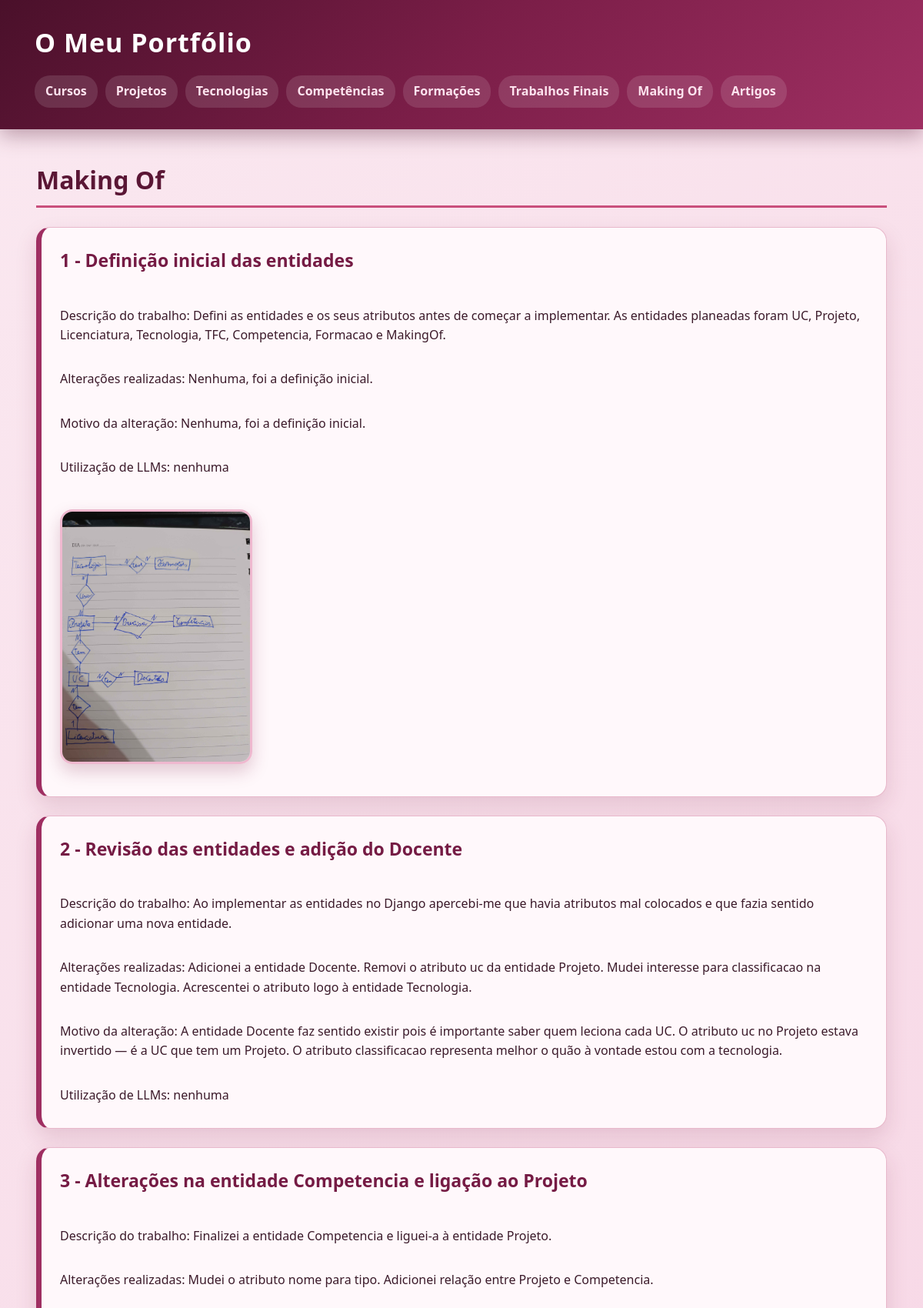
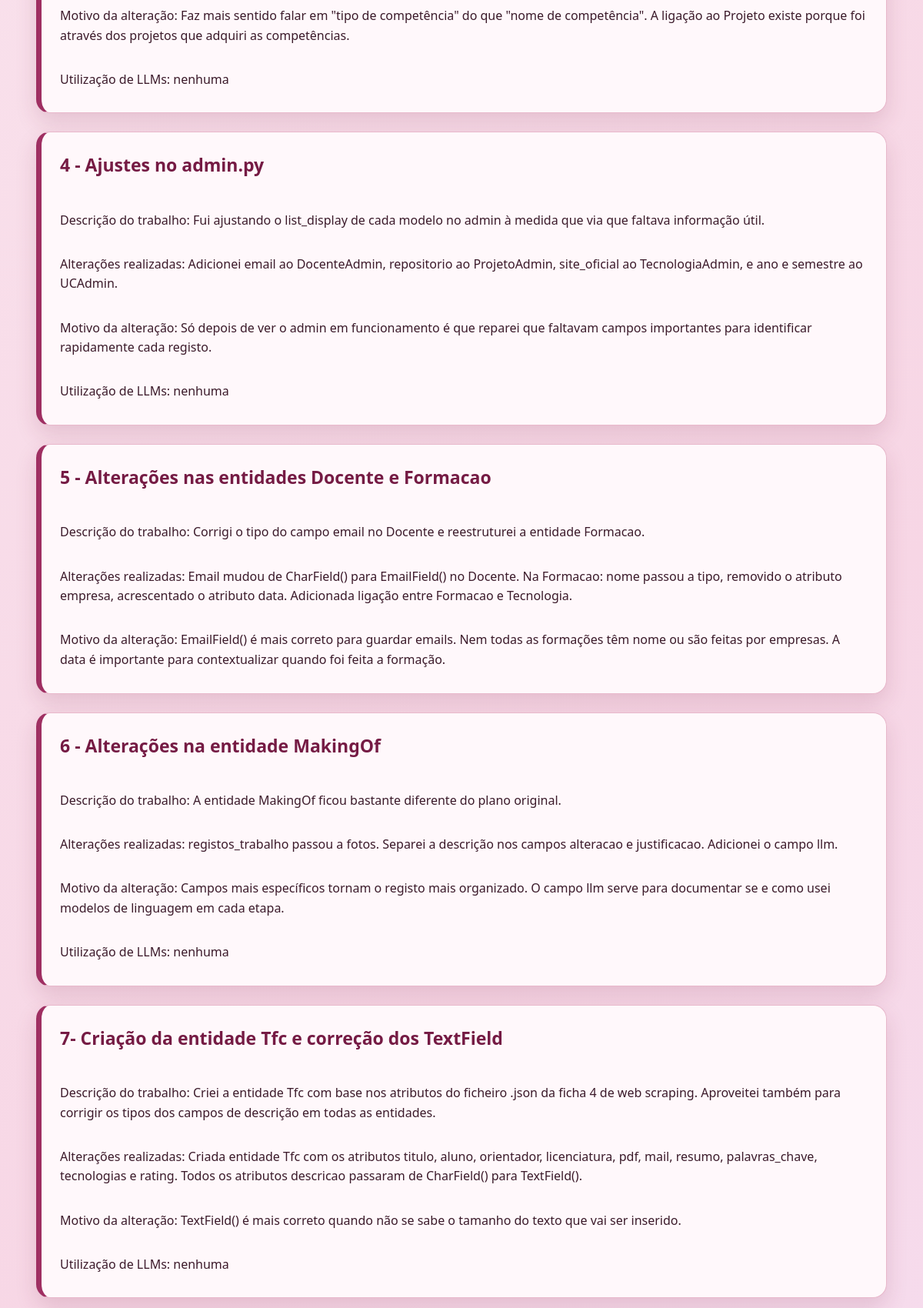
Page /makingof/ (upper part) on the committed database (2 pictures, top to bottom).
### portfolio/models.py (models this page shows, shortened)
class MakingOf(models.Model):
    titulo = models.CharField(max_length=100)
    descricao = models.TextField(blank=True)
    alteracao = models.TextField(blank=True)
    justificacao = models.TextField(blank=True)
    llm = models.CharField(max_length=500, blank=True)
    fotos = models.ImageField(upload_to="makingof_fotos/", blank=True)

### portfolio/views.py (the view)
# urls.py: path("makingof/", views.makingof_view, name="makingof"),
def makingof_view(request):
    makingofs = MakingOf.objects.all()
    context = {
        "makingofs": makingofs
    }
    return render(request, "portfolio/makingof.html", context)

### portfolio/templates/portfolio/makingof.html
{% extends "portfolio/base.html" %}
{% block content %}
<h2>Making Of</h2>
<section>
    {% for makingof in makingofs %}
        <article>
            <h3>{{ makingof.titulo }}</h3>
            {% if makingof.descricao %}
                <br>
                <p>Descrição do trabalho: {{ makingof.descricao }}</p>
            {% endif %}
            {% if makingof.alteracao %}
                <br>
                <p>Alterações realizadas: {{ makingof.alteracao }}</p>
            {% endif %}
            {% if makingof.justificacao %}
                <br>
                <p>Motivo da alteração: {{ makingof.justificacao }}</p>
            {% endif %}
            {% if makingof.llm %}
                <br>
                <p>Utilização de LLMs: {{ makingof.llm }}</p>
            {% endif %}
            {% if makingof.fotos %}
                <br>
                <img src="{{ makingof.fotos.url }}" alt="" width="250">
            {% endif %}
        </article>
    {% endfor %}
</section>
{% endblock %}

### portfolio/static/portfolio/styles.css (style rules this page uses)
* { box-sizing: border-box; margin: 0; padding: 0; }
body { font-family: "Segoe UI", Arial, sans-serif; background: linear-gradient(135deg, #fae8f0, #f7d6e5, #f3e8ff); color: #321122; min-height: 100vh; line-height: 1.6; }
h2 { color: #5a1635; font-size: 32px; margin-bottom: 25px; padding-bottom: 8px; border-bottom: 3px solid #c94f7c; }
h3 { color: #751b44; font-size: 23px; margin-bottom: 8px; }
section { margin-bottom: 35px; }
section > article { background: #fff8fb; border: 1px solid #e8b8cb; border-left: 7px solid #9f2f62; border-radius: 18px; padding: 24px; margin-bottom: 24px; box-shadow: 0 12px 28px rgba(122, 31, 69, 0.15); transition: 0.25s; }
p { margin-bottom: 6px; color: #3b1a2a; }
img { border-radius: 16px; border: 3px solid #efb8cf; box-shadow: 0 10px 22px rgba(122, 31, 69, 0.22); margin-top: 10px; margin-bottom: 10px; }
section h3 { margin-bottom: 15px; }

### rows in the picture
MakingOf: titulo "1 - Definição inicial das entidades", descricao "Defini as entidades e os seus atributos antes de começar a implementar. As entidades planeadas foram UC, Projeto, Licenciatura, Tecnologia, TFC, Competencia, Formacao e MakingOf.", alteracao "Nenhuma, foi a definição inicial.", justificacao "Nenhuma, foi a definição inicial.", llm "nenhuma", fotos (picture)
MakingOf: titulo "2 - Revisão das entidades e adição do Docente", descricao "Ao implementar as entidades no Django apercebi-me que havia atributos mal colocados e que fazia sentido adicionar uma nova entidade.", alteracao "Adicionei a entidade Docente. Removi o atributo uc da entidade Projeto. Mudei interesse para classificacao na entidade Tecnologia. Acrescentei o atributo logo à entidade Tecnologia.", justificacao "A entidade Docente faz sentido existir pois é importante saber quem leciona cada UC. O atributo uc no Projeto estava invertido — é a UC que tem um Projeto. O atributo classificacao representa melhor o quão à vontade estou com a tecnologia.", llm "nenhuma"
MakingOf: titulo "3 - Alterações na entidade Competencia e ligação ao Projeto", descricao "Finalizei a entidade Competencia e liguei-a à entidade Projeto.", alteracao "Mudei o atributo nome para tipo. Adicionei relação entre Projeto e Competencia.", justificacao "Faz mais sentido falar em \"tipo de competência\" do que \"nome de competência\". A ligação ao Projeto existe porque foi através dos projetos que adquiri as competências.", llm "nenhuma"
MakingOf: titulo "4 - Ajustes no admin.py", descricao "Fui ajustando o list_display de cada modelo no admin à medida que via que faltava informação útil.", alteracao "Adicionei email ao DocenteAdmin, repositorio ao ProjetoAdmin, site_oficial ao TecnologiaAdmin, e ano e semestre ao UCAdmin.", justificacao "Só depois de ver o admin em funcionamento é que reparei que faltavam campos importantes para identificar rapidamente cada registo.", llm "nenhuma"
MakingOf: titulo "5 - Alterações nas entidades Docente e Formacao", descricao "Corrigi o tipo do campo email no Docente e reestruturei a entidade Formacao.", alteracao "Email mudou de CharField() para EmailField() no Docente. Na Formacao: nome passou a tipo, removido o atributo empresa, acrescentado o atributo data. Adicionada ligação entre Formacao e Tecnologia.", justificacao "EmailField() é mais correto para guardar emails. Nem todas as formações têm nome ou são feitas por empresas. A data é importante para contextualizar quando foi feita a formação."
MakingOf: titulo "6 - Alterações na entidade MakingOf", descricao "A entidade MakingOf ficou bastante diferente do plano original.", alteracao "registos_trabalho passou a fotos. Separei a descrição nos campos alteracao e justificacao. Adicionei o campo llm.", justificacao "Campos mais específicos tornam o registo mais organizado. O campo llm serve para documentar se e como usei modelos de linguagem em cada etapa.", llm "nenhuma"
MakingOf: titulo "7- Criação da entidade Tfc e correção dos TextField", descricao "Criei a entidade Tfc com base nos atributos do ficheiro .json da ficha 4 de web scraping. Aproveitei também para corrigir os tipos dos campos de descrição em todas as entidades.", alteracao "Criada entidade Tfc com os atributos titulo, aluno, orientador, licenciatura, pdf, mail, resumo, palavras_chave, tecnologias e rating. Todos os atributos descricao passaram de CharField() para TextField().", justificacao "TextField() é mais correto quando não se sabe o tamanho do texto que vai ser inserido.", llm "nenhuma"
